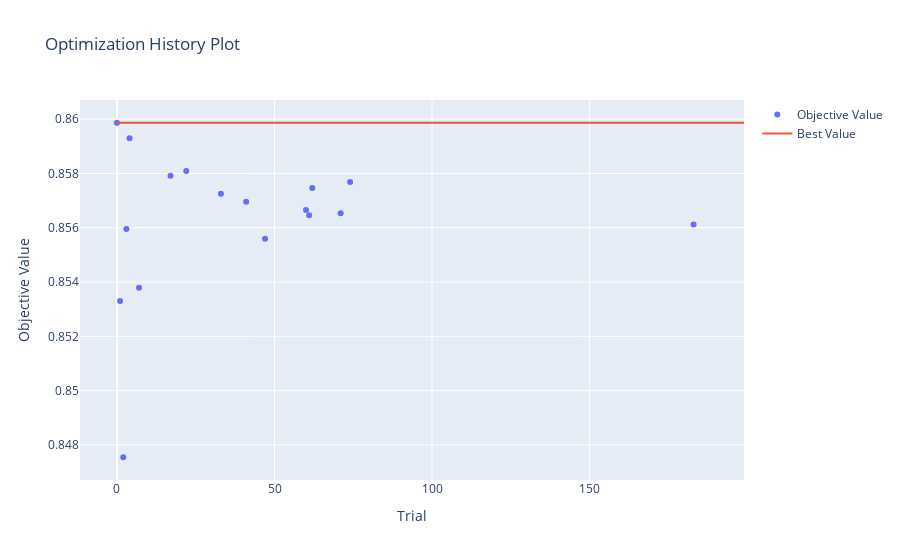

The code cell stored with this chart in its notebook:
### Markdown cell above
# Permutation feature by Optuna

As we can see Variable Bank(encoded) is the top most feature, followed by NAICS(encoded) -> Industry type

Then we have Bank State and Zip, both encoded , and then Gaureentee ratio.

### Code cell
optuna.visualization.plot_optimization_history(study)

### Figure 1 — Plotly figure (JSON) as saved in the notebook; plotly's stock layout.template omitted (floating-point values rounded to 4 significant figures; data arrays with more than 128 entries replaced by an {"elided": "..."} marker saying what was removed)
{"data": [{"mode": "markers", "name": "Objective Value", "type": "scatter", "x": [0, 1, 2, 3, 4, 7, 17, 22, 33, 41, 47, 60, 61, 62, 71, 74, 183], "y": [0.8599, 0.8533, 0.8475, 0.856, 0.8593, 0.8538, 0.8579, 0.8581, 0.8573, 0.857, 0.8556, 0.8567, 0.8565, 0.8575, 0.8565, 0.8577, 0.8561]}, {"mode": "lines", "name": "Best Value", "type": "scatter", "x": {"elided": "200 int values"}, "y": {"elided": "200 float values"}}, {"marker": {"color": "#cccccc"}, "mode": "markers", "name": "Infeasible Trial", "showlegend": false, "type": "scatter", "x": [], "y": []}], "layout": {"title": {"text": "Optimization History Plot"}, "xaxis": {"title": {"text": "Trial"}}, "yaxis": {"title": {"text": "Objective Value"}}}}
